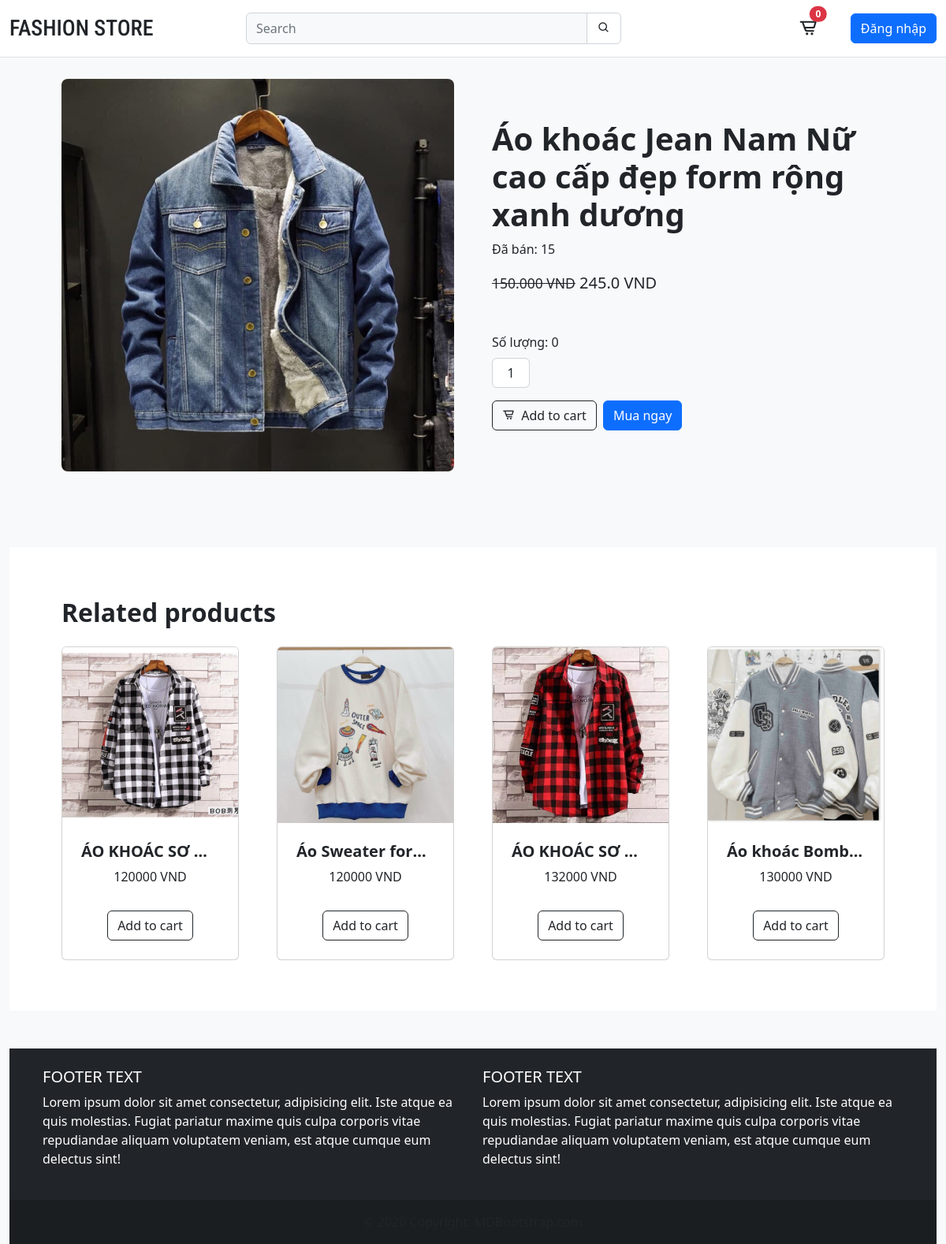
Screenshot of /product/2/ with the database file from the repository.
### product/models.py (models this page shows, shortened)
class Product(models.Model):
    category = models.ForeignKey(
        Category, related_name='products', on_delete=models.CASCADE)
    image = models.ImageField(upload_to='static/assets')
    name = models.CharField(max_length=255)
    slug = models.SlugField()
    price = models.IntegerField()
    old_price = models.IntegerField()
    sale = models.BooleanField(default=False)
    created_at = models.DateTimeField(auto_now_add=True)
    sold = models.IntegerField(default=False)
    classify = models.ForeignKey(
        Classify, related_name='classify', null=True, on_delete=models.CASCADE)
    class Meta:
        ordering = ('-created_at',)
    def get_display_price(self):
        return self.price / 1000

### product/views.py (the view)
# urls.py: path('product/', include('product.urls')),
def product(request, id):
    product = get_object_or_404(Product, id=id)
    relates = Product.objects.all()[0:4]
    return render(request, 'product/product.html', {'product': product, 'reletes': relates})

### cart/cart.py (called while the page is built)
    def __len__(self):
        return sum(item['quantity'] for item in self.cart.values())

### cart/context_processors.py (called while the page is built)
def cart(request):
    return {'cart': Cart(request)}

### product/templates/product/product.html
{% extends 'core/base.html'%} {% block title %}Product Detail{% endblock %}
{% block content %}
{% load static %}
<section class="pb-5" style="margin-top: 100px">
    <div class="container px-4 px-lg-5 my-5">
        <div class="row gx-4 gx-lg-5 align-items-center">
            <div class="col-md-6">
                <img class="card-img-top rounded-3 mb-5 mb-md-0" src="/{{product.image}}" alt="..." />
            </div>
            <div class="col-md-6">
                <h1 class="display-6 fw-bolder">{{product.name}}</h1>
                <span class="sold">Đã bán: 15</span>
                <div class="fs-5 mb-5 mt-3">
                    <span class="small text-decoration-line-through">150.000 VND</span>
                    <span class="h5">{{product.get_display_price}} VND</span>
                </div>
                <div class="quantity mb-3">
                    <label class="mb-2" for="inputQuantity">Số lượng: {{product.sold}}</label>
                    <input
                        class="form-control text-center me-3"
                        id="inputQuantity"
                        type="num"
                        value="1"
                        style="max-width: 3rem"
                    />
                </div>
                <div class="d-flex">
                    <a
                        class="btn btn-outline-dark flex-shrink-0"
                        type="button"
                        hx-get="{% url 'add_to_cart' product.id %}"
                        hx-target="#menu-cart-button"
                        hx-swap="outerHTML"
                    >
                        <i class="bx bx-cart-alt me-1"></i>
                        Add to cart
                    </a>
                    <button class="btn btn-primary flex-shrink-0 ms-2" type="button">Mua ngay</button>
                </div>
            </div>
        </div>
    </div>
</section>
<section class="py-3 bg-white">
    <div class="container px-4 px-lg-5 mt-5">
        <h2 class="fw-bolder mb-4">Related products</h2>
        <div class="row gx-4 gx-lg-5 row-cols-2 row-cols-md-3 row-cols-xl-4 justify-content-center">
            {% for releted in reletes %}
            <div class="col mb-5">
                <div class="card h-100">
                    <img class="card-img-top" src="/{{releted.image}}" alt="..." />
                    <div class="card-body p-4">
                        <div class="text-center">
                            <h5 class="fw-bolder text-truncate">{{releted.name}}</h5>
                            {{releted.price}} VND
                        </div>
                    </div>
                    <div class="card-footer p-4 pt-0 border-top-0 bg-transparent">
                        <div class="text-center">
                            <a
                                class="btn btn-outline-dark mt-auto"
                                hx-get="{% url 'add_to_cart' releted.id %}"
                                hx-target="#menu-cart-button"
                                hx-swap="outerHTML"
                            >Add to cart</a>
                        </div>
                    </div>
                </div>
            </div>
            {% endfor %}
        </div>
    </div>
</section>
{% endblock %}

### core/static/css/styles.css (style rules this page uses)
* { margin: 0; padding: 0; list-style-type: none; }
a { text-decoration: none; color: #212529; }
.card-body { min-height: 110.38px; }

### rows the page displays
Product: image (picture), name "Áo khoác Jean Nam Nữ cao cấp đẹp form rộng xanh dương", get_display_price "245.0", sold "0"
Product: image (picture), name "ÁO KHOÁC SƠ…", price "120000"
Product: image (picture), name "Áo Sweater for…", price "120000"
Product: image (picture), name "ÁO KHOÁC SƠ…", price "132000"
Product: image (picture), name "Áo khoác Bomb…", price "130000"

### other values shown
{{ cart|length }} "0"
